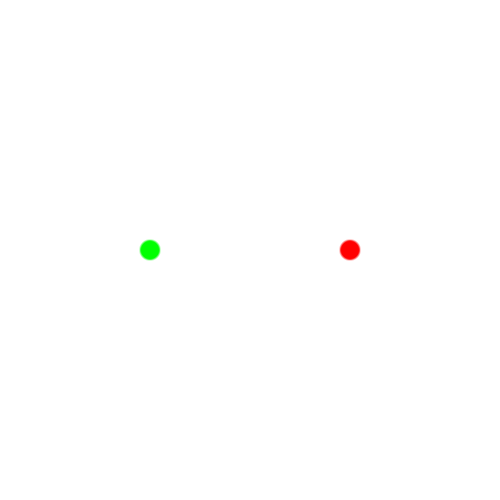
Frame 1 (no input)
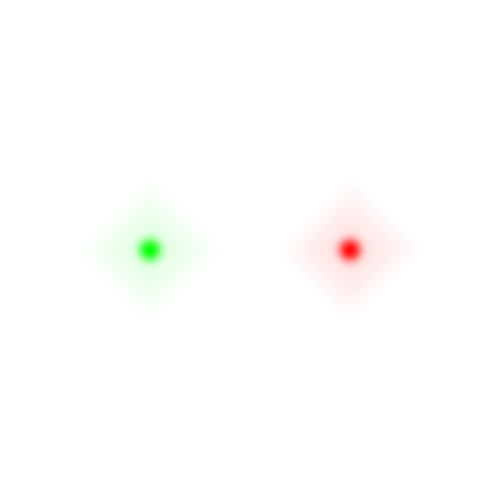
Frame 60 (the mouse pressed at the canvas centre just before this capture)
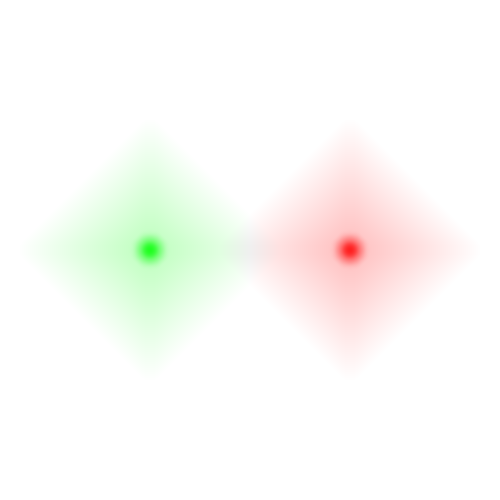
Frame 120 (the mouse held since frame 60 and released just before this capture)

The Processing sketch that drew these frames (run headless with seeded random() and noise(); from frame 60 on, the mouse is pressed at the canvas centre):

// Processing sketch: sketch_160813a
// ── sketch_160813a.pde
color[] newpixels;

void setup(){
  size(500,500);
  background(255);
  newpixels = new color[width*height];
  fill(255,0,0);
  //ellipse(width/2,height/2,50,50);
  noStroke();
  ellipse(width/2+100,height/2,20,20);
  fill(0,255,0);
  ellipse(width/2-100,height/2,20,20);
  
}
void draw(){
  loadPixels();
  for(int x = 0; x < width; x++){
    for(int y = 0; y < height; y++){
      int index = x + y * width;
      color col;
      int[] adjindex = new int[4];
      if (x == 0){
        adjindex[1] = (x+1) + y * width;
        adjindex[3] = -1;
      }
      else if (x == width-1){
        adjindex[1] = -1;
        adjindex[3] = (x-1) + y * width;
      }
      else{
        adjindex[1] = (x+1) + y * width;
        adjindex[3] = (x-1) + y * width;
      }
      if (y == 0){
        adjindex[0] = -1;
        adjindex[2] = x + (y+1) * height;
      }
      else if (y == height-1){
        adjindex[0] = x + (y-1) * height;
        adjindex[2] = -1;
      }
      else{
        adjindex[0] = x + (y-1) * height;
        adjindex[2] = x + (y+1) * height;
      }
      int c = 1;
      float redavg = red(pixels[index]);
      float greenavg = green(pixels[index]);
      float blueavg = blue(pixels[index]);
      for(int adj : adjindex){
        if(adj != -1){
          redavg += red(pixels[adj]);
          greenavg += green(pixels[adj]);
          blueavg += blue(pixels[adj]);
          c++;
        } //<>//
      }
      redavg = redavg / c;
      greenavg = greenavg / c;
      blueavg = blueavg / c;
      col = color(redavg,greenavg,blueavg);
      newpixels[index] = col;
    }
  }
  for(int i = 0; i < pixels.length; i++){
    pixels[i] = newpixels[i];
  }
  println (red(pixels[12365]) + " " + green(pixels[10000]) + " " + blue(pixels[10000]));
  updatePixels();
}
